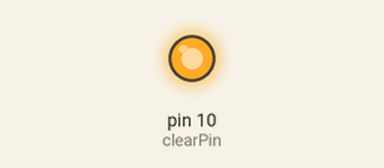
Recording of a sketch running on a simulated Arduino Uno, built with avr-gcc and run on an emulated ATmega328P. Parts: output pins drawn as LEDs (lit = HIGH). Pins used as bus, display or sensor lines are not drawn. At 26.0 s the program stops and its outputs stay as they are.

Above: at 0.1 s.
Timing chart, 0 to 1.6 s (numbered marks = the images above):
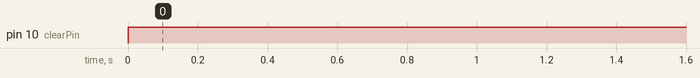

Measured:
- by itself, pin 10 (clearPin): LOW → HIGH at 0.00 s

The sketch:

SN74HC595N_Shift_Register_Bit-wise.ino
```cpp
//ShiftRegister Pins
int latchPin = 12; //ST_CP or RCLK ()
int clockPin = 13; //SH_CP or SRCLK ()
int dataPin = 11; //DS or SER ()
int clearPin = 10; //MR or SRCLR (Blue)

void setup() {
  //Set pins to output so you can control the shift register
  pinMode(latchPin, OUTPUT);
  pinMode(clockPin, OUTPUT);
  pinMode(dataPin, OUTPUT);
  pinMode(clearPin, OUTPUT);

  digitalWrite(clearPin, HIGH);
  digitalWrite(latchPin, LOW);
  digitalWrite(clockPin, LOW);
  digitalWrite(dataPin, LOW);
}

void loop() {
  //Clears the register
  clearRegister();

  //Overwrites the register and committing it, one bit at a time
  //PUSH (1): 10000000
  //PUSH (0): 01000000
  //PUSH (1): 10100000
  //PUSH (0): 01010000
  //PUSH (1): 10101000
  //PUSH (0): 01010100
  //PUSH (1): 10101010
  //PUSH (0): 01010101 - Final Register
  pushClock(HIGH);
  pushLatch();
  delay(1000);
  pushClock(LOW);
  pushLatch();
  delay(1000);
  pushClock(HIGH);
  pushLatch();
  delay(1000);
  pushClock(LOW);
  pushLatch();
  delay(1000);
  pushClock(HIGH);
  pushLatch();
  delay(1000);
  pushClock(LOW);
  pushLatch();
  delay(1000);
  pushClock(HIGH);
  pushLatch();
  delay(1000);
  pushClock(LOW);
  pushLatch();
  delay(4000);

  //Overwrites the entire register, before committing it
  //PUSH (1): 10101010
  //PUSH (1): 11010101
  //PUSH (0): 01101010
  //PUSH (0): 00110101
  //PUSH (1): 10011010
  //PUSH (1): 11001101
  //PUSH (1): 11100110
  //PUSH (0): 01110011 - Final Register
  pushClock(HIGH);
  pushClock(HIGH);
  pushClock(LOW);
  pushClock(LOW);
  pushClock(HIGH);
  pushClock(HIGH);
  pushClock(HIGH);
  pushClock(LOW);
  pushLatch();
  delay(4000);

  //Clears the register
  clearRegister();

  //Overwrites the register and committing it, one bit at a time
  //PUSH (1): 10000000
  //PUSH (1): 11000000
  //PUSH (1): 11100000
  //PUSH (1): 11110000
  //PUSH (1): 01111000
  //PUSH (1): 00111100
  //PUSH (0): 00011110
  //PUSH (0): 00001111 - Final Register
  pushClock(HIGH);
  pushLatch();
  delay(1000);
  pushClock(HIGH);
  pushLatch();
  delay(1000);
  pushClock(LOW);
  pushLatch();
  delay(1000);
  pushClock(LOW);
  pushLatch();
  delay(1000);
  pushClock(HIGH);
  pushLatch();
  delay(1000);
  pushClock(HIGH);
  pushLatch();
  delay(1000);
  pushClock(LOW);
  pushLatch();
  delay(1000);
  pushClock(LOW);
  pushLatch();
  delay(4000);

  while(true);
}

//Clears the register
void clearRegister() {
  //Clears the 8-bit register
  digitalWrite(clearPin, HIGH);
  digitalWrite(clearPin, LOW);
  digitalWrite(clearPin, HIGH);

  //Commits the empty register
  digitalWrite(latchPin, HIGH);
  digitalWrite(latchPin, LOW);
  digitalWrite(latchPin, HIGH);
}

//Add a data (0/1) to the 8-bit register
void pushClock(boolean data) {
  //If HIGH, data = 1, if LOW, data = 0
  digitalWrite(dataPin, data);

  //Add the data to the 8-bit register
  digitalWrite(clockPin, LOW);
  digitalWrite(clockPin, HIGH);
  digitalWrite(clockPin, LOW);
}

//Commits the current register
void pushLatch() {
  digitalWrite(latchPin, LOW);
  digitalWrite(latchPin, HIGH);
  digitalWrite(latchPin, LOW);
}
```
